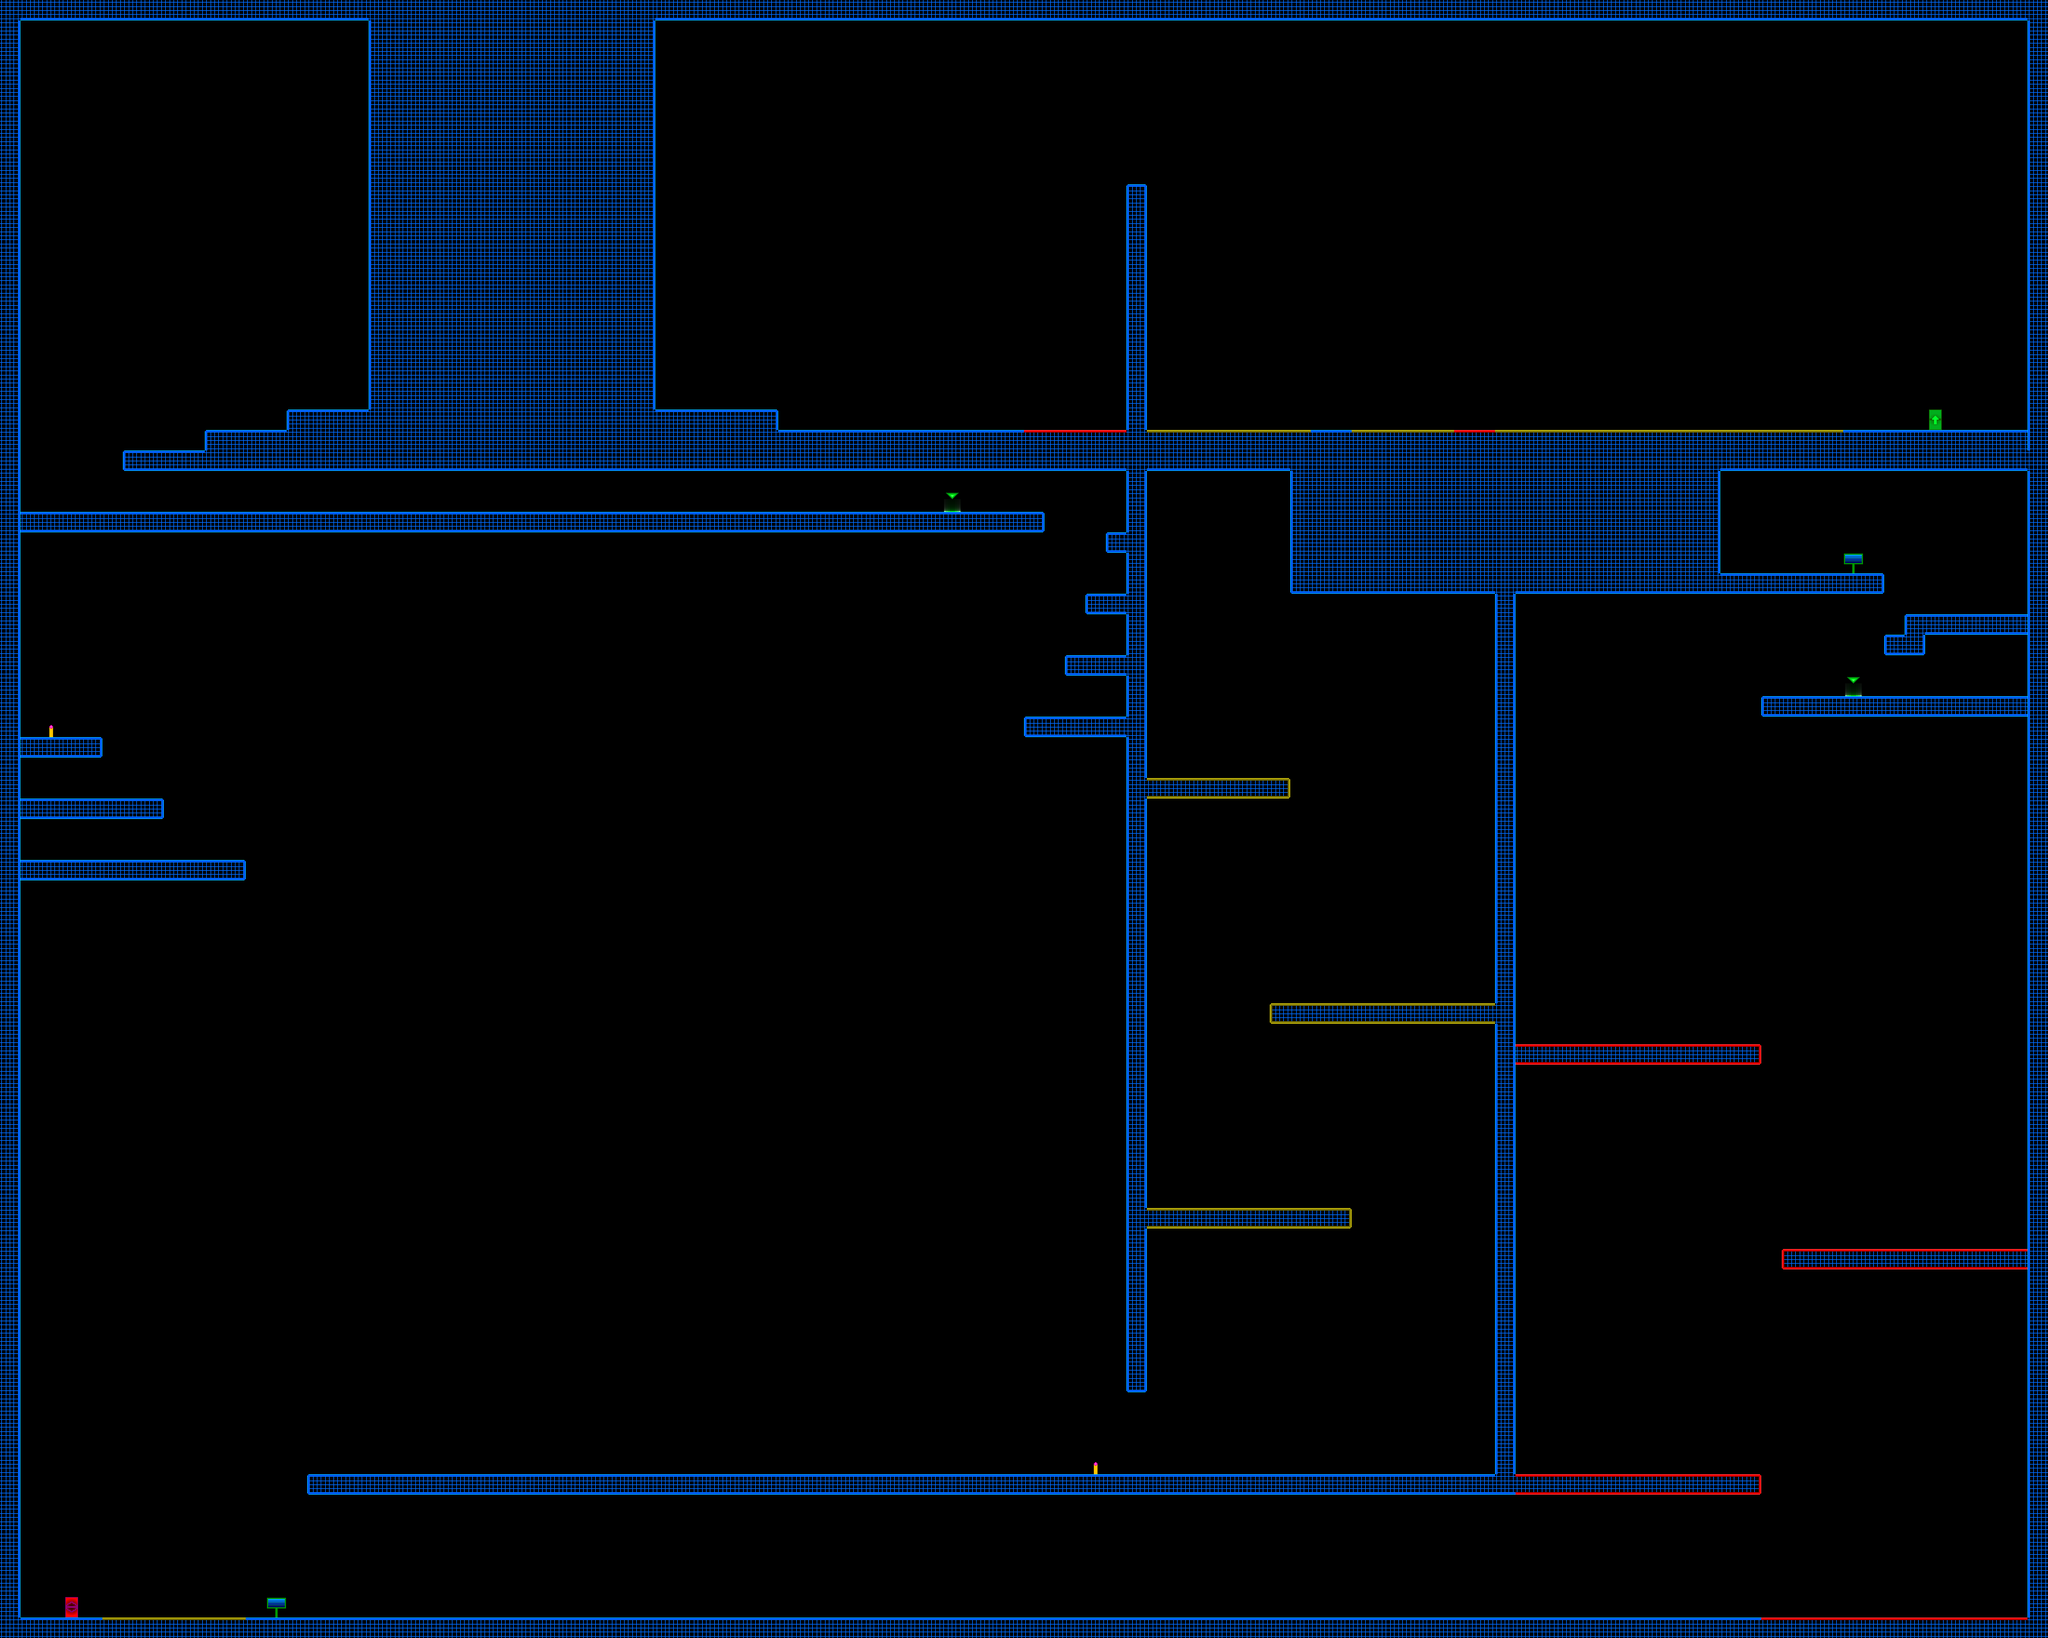

Tiled map render using the project's own tile images. Description and the map definition, with tile-layer contents summarised, below:
An orthogonal 100x80 tile map with 32x32 px tiles, 1 tile layer (Tile Layer 1) and 109 objects.

<map version="1.0" orientation="orthogonal" renderorder="right-down" width="100" height="80" tilewidth="32" tileheight="32" nextobjectid="131">
 <tileset firstgid="1" name="TestTile" tilewidth="32" tileheight="32" tilecount="117">
  <image source="resources/tiles/TestTile.png" width="416" height="288" />
 </tileset>
 <layer name="Tile Layer 1" width="100" height="80">
  <data>[8000 cells, 1297 non-empty, 28 distinct tile ids]</data>
 </layer>
 <objectgroup name="Triggers" visible="0">
  <object id="1" x="32" y="2528" width="128" height="32">
   <properties>
    <property name="blocker" value="t" />
   </properties>
  </object>
  <object id="3" x="160" y="2528" width="224" height="32">
   <properties>
    <property name="deadly" value="t" />
   </properties>
  </object>
  <object id="4" x="96" y="2496" width="32" height="32">
   <properties>
    <property name="playerEntrance" value="" />
   </properties>
  </object>
  <object id="5" x="416" y="2496" width="32" height="32">
   <properties>
    <property name="Help" value="Trololol XD" />
   </properties>
  </object>
  <object id="6" x="384" y="2528" width="2368" height="32">
   <properties>
    <property name="ObsReverse" value="" />
    <property name="blocker" value="t" />
   </properties>
  </object>
  <object id="7" x="480" y="2304" width="1856" height="32">
   <properties>
    <property name="ObsReverse" value="" />
    <property name="PlatReverse" value="" />
    <property name="blocker" value="tbl" />
   </properties>
  </object>
  <object id="8" x="2752" y="2528" width="416" height="32">
   <properties>
    <property name="bouncy" value="t" />
    <property name="power" value="1000" />
   </properties>
  </object>
  <object id="10" x="384" y="1344" width="1376" height="32">
   <properties>
    <property name="PlatReverse" value="" />
   </properties>
  </object>
  <object id="20" x="1568" y="2176" width="32" height="32">
   <properties>
    <property name="PlatSize" value="3" />
    <property name="PlatSpeed" value="100" />
    <property name="Platform" value="v" />
    <property name="id" value="1" />
   </properties>
  </object>
  <object id="21" x="1696" y="2272" width="32" height="32">
   <properties>
    <property name="button" value="1" />
   </properties>
  </object>
  <object id="23" x="2368" y="2304" width="384" height="32">
   <properties>
    <property name="bouncy" value="tbr" />
    <property name="power" value="1400" />
   </properties>
  </object>
  <object id="24" x="2368" y="1632" width="384" height="32">
   <properties>
    <property name="bouncy" value="tbr" />
    <property name="power" value="1500" />
   </properties>
  </object>
  <object id="25" x="2784" y="1952" width="384" height="32">
   <properties>
    <property name="bouncy" value="tbl" />
    <property name="power" value="1400" />
   </properties>
  </object>
  <object id="26" x="2336" y="928" width="32" height="1408">
   <properties>
    <property name="blocker" value="brl" />
   </properties>
  </object>
  <object id="27" x="2016" y="896" width="928" height="32">
   <properties>
    <property name="blocker" value="tblr" />
   </properties>
  </object>
  <object id="28" x="1760" y="704" width="1408" height="32">
   <properties>
    <property name="blocker" value="tbl" />
   </properties>
  </object>
  <object id="29" x="1760" y="736" width="32" height="1440">
   <properties>
    <property name="ObsReverse" value="" />
    <property name="PlatReverse" value="" />
    <property name="blocker" value="blr" />
   </properties>
  </object>
  <object id="30" x="1792" y="1216" width="224" height="32">
   <properties>
    <property name="deadly" value="tbr" />
   </properties>
  </object>
  <object id="31" x="1792" y="1888" width="320" height="32">
   <properties>
    <property name="deadly" value="tbr" />
   </properties>
  </object>
  <object id="32" x="1984" y="1568" width="352" height="32">
   <properties>
    <property name="deadly" value="tbl" />
   </properties>
  </object>
  <object id="33" x="0" y="0" width="32" height="2560">
   <properties>
    <property name="ObsReverse" value="" />
    <property name="blocker" value="r" />
   </properties>
  </object>
  <object id="34" x="32" y="1152" width="128" height="32">
   <properties>
    <property name="PlatReverse" value="" />
    <property name="blocker" value="tbr" />
   </properties>
  </object>
  </objectgroup>
</map>
<!-- 87 of 109 objects omitted -->
